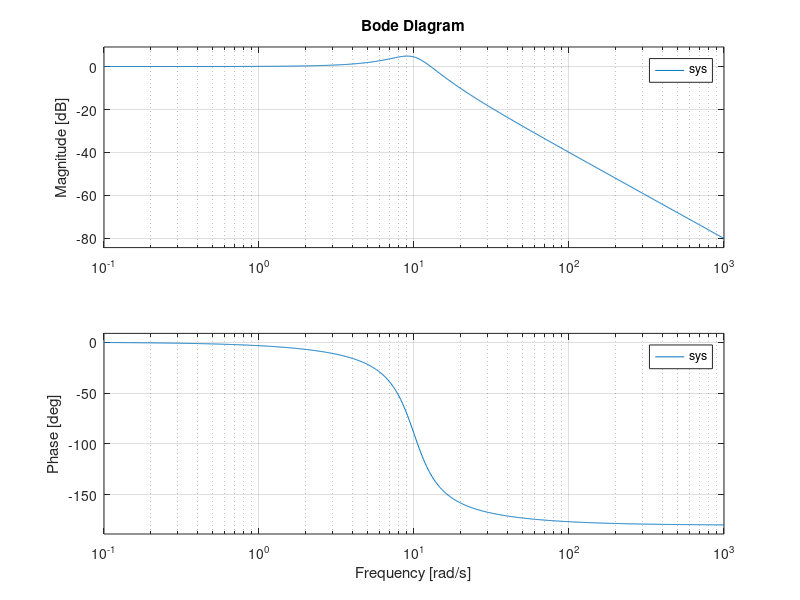

Write the MATLAB code that produced this figure.
clc
clear



% CP8.5
% The closed-loop transfer function for the system is:
% T(s)=100/(s(s+6)+100)

% Get the bode plot of the closed-loop system
s=tf('s');

sys=100/(s*(s+6)+100);

w1=0.1;
w2=1000;

w=logspace(w1,w2);

bode(sys);

% Calculate the resonant frequency and resonant peak from the plot
dbgain=4.85;
wr=9.06;

Mpw=db2mag(dbgain)

% % Problem DP8.1
% 
% s=tf('s');
% 
% % (a) Open-loop frequency response
% K=1;
% sys_ol=K*(s+2)/(s^2*(s+12));
% figure(1)
% bode(sys_ol);
% 
% % (b) Closed-loop frequency response
% sys_cl=(K*(s+2))/(s^2*(s+12)+K*(s+2));
% figure(2)
% bode(sys_cl);
% 
% 
% % (c) Open-loop frequency response
% K=50;
% sys_ol=K*(s+2)/(s^2*(s+12));
% figure(3)
% bode(sys_ol);
% 
% % Closed-loop frequency response
% sys_cl=(K*(s+2))/(s^2*(s+12)+K*(s+2));
% figure(4)
% bode(sys_cl);
% 
% % (d)